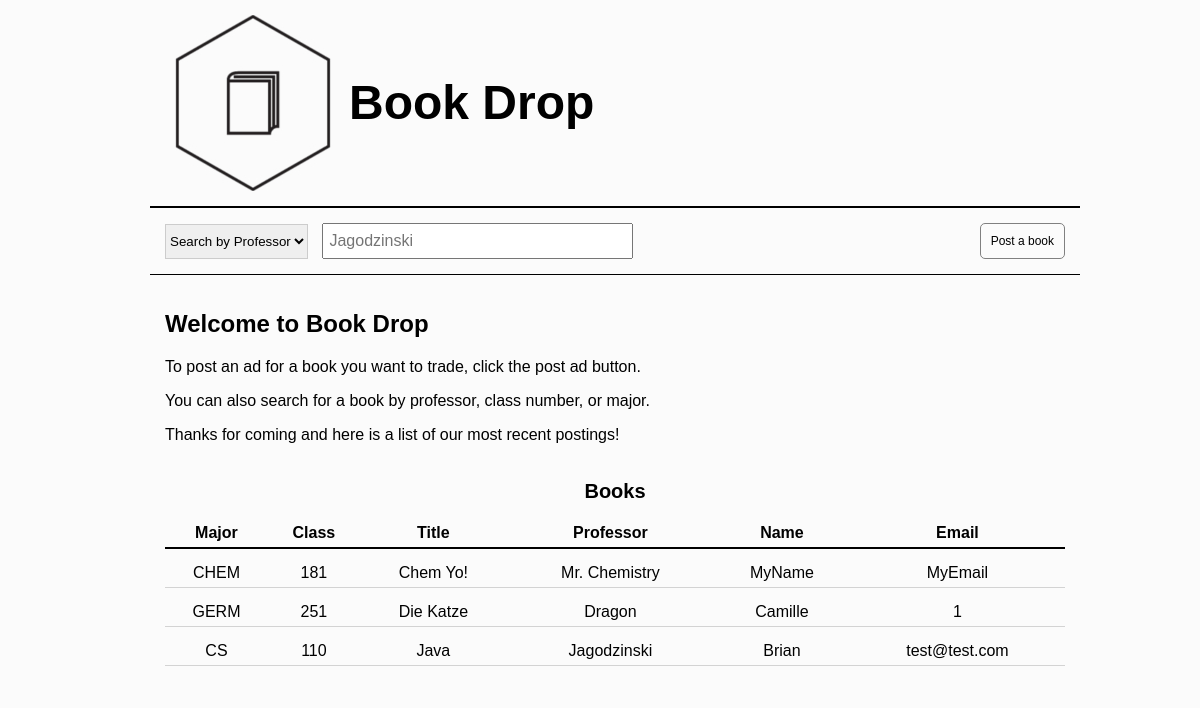
The page / on the database its author committed.
### tables this page shows
CREATE TABLE books(major varchar(4), class_num integer, title varchar(50), prof varchar(20), name varchar(30), email varchar(50));

### index.php (the view)
<?php include 'header.php';?>
<h2>Welcome to Book Drop</h2>
<p>To post an ad for a book you want to trade, click the post ad button.</p>
<p>You can also search for a book by professor, class number, or major.</p>
<p>Thanks for coming and here is a list of our most recent postings!</p>
<table summary="This table displays the most recent posting to the site">
	<caption>Books</caption>
	<tr>
		<th>Major</th>
		<th>Class</th>
		<th>Title</th>
		<th>Professor</th>
		<th>Name</th>
		<th>Email</th>
	</tr>
	<?php
		$query = 'SELECT * FROM books';
		$result = $db->query($query);
		while($row=$result->fetchArray(SQLITE3_NUM)){
			print '<tr>';
			foreach($row as $i)
				print '<td>'.$i.'</td>';
			print '</tr>';
		}
	?>
</table>
<?php include 'footer.php';?>

### final.css (style rules this page uses)
table { margin: 0 auto; width: 900px; border-spacing: 0px; text-align: center; }
caption { font-weight: bold; font-size: 20px; margin: 20px; }
td { padding-top: 15px; padding-bottom: 5px; border-bottom: 1px solid lightgrey; }
th { border-bottom: 2px solid black; padding-bottom: 5px; }
body { font-family: sans-serif; margin: 0 auto; background-color: #FBFBFB; }

### rows shown on the page
books: major "CHEM", class_num "181", title "Chem Yo!", prof "Mr. Chemistry", name "MyName", email "MyEmail"
books: major "GERM", class_num "251", title "Die Katze", prof "Dragon", name "Camille", email "1"
books: major "CS", class_num "110", title "Java", prof "Jagodzinski", name "Brian", email "test@test.com"
